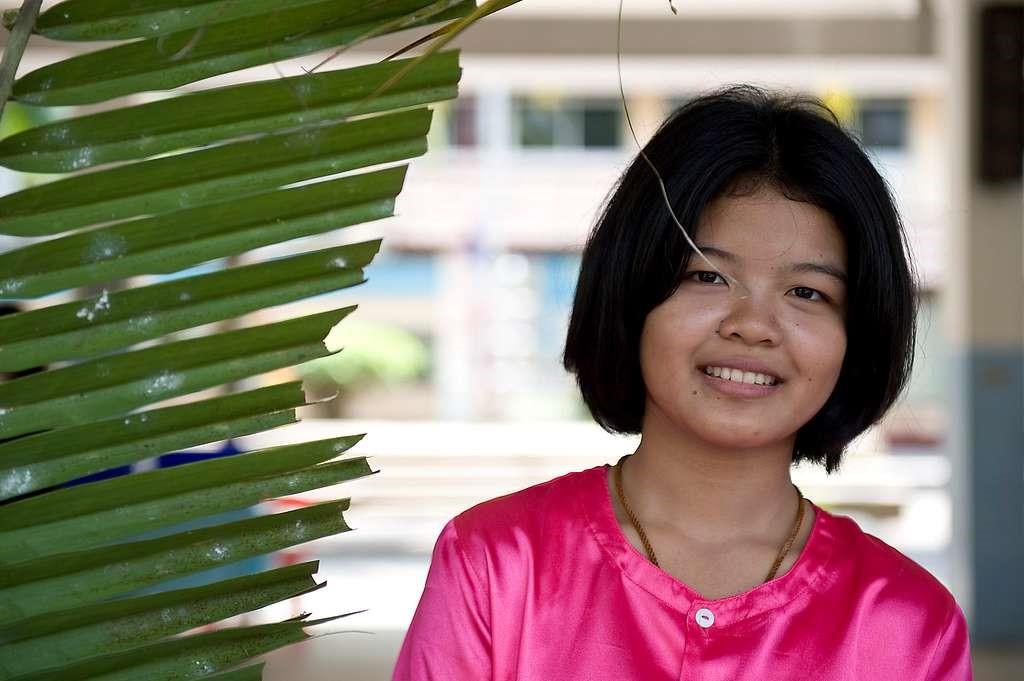
#> input picture backend/artwork_api/media/a-student-poses-for-a-photo-during-a-visit-with-exercise-71f593-1024.jpg, 1024 x 681 px, found by its file name
$ python thumbnail_processors.py
#> lines starting #> are read from the running program, lines starting #| are printed output that depends on the picture
from easy_thumbnails.processors import scale_and_crop
from PIL import Image, ImageDraw
import numpy as np
import cv2
import math
import matplotlib.pyplot as plt

def entropy1d(array):
    if array.size <= 1:
        return 0
    _,counts = np.unique(array, return_counts=True)
    probs = counts/array.size
    ent = 0.0
    for x in probs:
        ent -= x * math.log(x, 2)
    return ent

def image_entropy(image, neighbor_size):
    greyIm = np.array(image.convert('L'))
    S = greyIm.shape
    E = np.empty(S)
    for row in range(S[0]):
        for col in range(S[1]):
            Lx = max(0, col-neighbor_size)
            Ux = min(S[1], col+neighbor_size)
            Ly = max(0, row-neighbor_size)
            Uy = min(S[0], row+neighbor_size)
            region=greyIm[Ly:Uy,Lx:Ux]
            region=region.reshape(region.size)
            E[row,col]=entropy1d(region)
    return E

def detect_face(image):
    greyIm = np.array(image.convert('L'))
    face_cascade = cv2.CascadeClassifier("haarcascade_frontalface_default.xml")
    faces = face_cascade.detectMultiScale(greyIm, 1.3, 7)
    return faces

def face_scale_and_crop(image, size, **kwargs):
    sw,sh = image.size[0],image.size[1]
    tw,th = size[0],size[1]

    if sw*th//sh < tw:
        nw,nh = tw,sh*tw//sw
        direction = 'v'
    else:
        nw,nh = sw*th//sh,th
        direction = 'h'

    faces = detect_face(image)
    rx, ry = nw/sw, nh/sh
    faces = [(int(x*rx),int(y*ry),int(w*rx),int(h*ry)) for (x,y,w,h) in faces]
    #faces = []

    image = image.resize((nw,nh))

    entropyMap = image_entropy(image, 5)
    maxEntropyValue = np.max(entropyMap)
    Image.fromarray((entropyMap/maxEntropyValue*255).astype(np.uint8)).save("entropy.png")

    for (x,y,w,h) in faces:
        entropyMap[y:y+h,x:x+w] = maxEntropyValue*2
        for ix in range(1,w+1):
            if x-ix >= 0:
                entropyMap[y:y+h,x-ix] = maxEntropyValue*(2-ix/w)
            if x+w-1+ix < nw:
                entropyMap[y:y+h,x+w-1+ix] = maxEntropyValue*(2-ix/w)
        for iy in range(1,h+1):
            if y-iy >= 0:
                entropyMap[y-iy,x:x+w] = maxEntropyValue*(2-iy/h)
            if y+h-1+iy < nh:
                entropyMap[y+h-1+iy,x:x+w] = maxEntropyValue*(2-iy/h)

    maxEntropyValue = np.max(entropyMap)
    Image.fromarray((entropyMap/maxEntropyValue*255).astype(np.uint8)).save("entropy_with_face.png")

    #for (x,y,w,h) in faces:
    #    draw = ImageDraw.Draw(image)
    #    draw.rectangle(((x,y),(x+w,y+h)), outline="red", width=1)

    if direction == 'h':
        best_offset = 0
        max_crop_entropy = float('-inf')
        sum_array = np.sum(entropyMap, axis=0)
        for offset in range(nw-tw+1):
            if offset==0:
                crop_entropy = np.sum(sum_array[:tw])
            else:
                crop_entropy = crop_entropy - sum_array[offset-1] + sum_array[offset+tw-1]

            penalty = 0
            for (x,y,w,h) in faces:
                if ((x<offset and x+w>offset) or
                    (x<offset+tw and x+w>offset+tw)):
                    penalty += (4*maxEntropyValue*w*h)

            if crop_entropy-penalty > max_crop_entropy:
                max_crop_entropy = crop_entropy-penalty
                best_offset = offset
        return image.crop((best_offset, 0, best_offset+tw, th))
    else:
        best_offset = 0
        max_crop_entropy = float('-inf')
        sum_array = np.sum(entropyMap, axis=1)
        for offset in range(nh-th+1):
            if offset==0:
                crop_entropy = np.sum(sum_array[:th])
            else:
                crop_entropy = crop_entropy - sum_array[offset-1] + sum_array[offset+th-1]

            penalty = 0
            for (x,y,w,h) in faces:
                if ((y<offset and y+h>offset) or
                    (y<offset+th and y+h>offset+th)):
                    penalty += (4*maxEntropyValue*w*h)

            if crop_entropy-penalty > max_crop_entropy:
                max_crop_entropy = crop_entropy-penalty
                best_offset = offset
        return image.crop((0, best_offset, tw, best_offset+th))


if __name__ == "__main__":
    image = Image.open('backend/artwork_api/media/a-student-poses-for-a-photo-during-a-visit-with-exercise-71f593-1024.jpg')
#> image is the input picture: PIL image 1024x681 RGB; mean R, G, B 131.9, 115.4, 103.3

    faces = detect_face(image)
#> in detect_face, `greyIm = np.array(image.convert('L'))`:
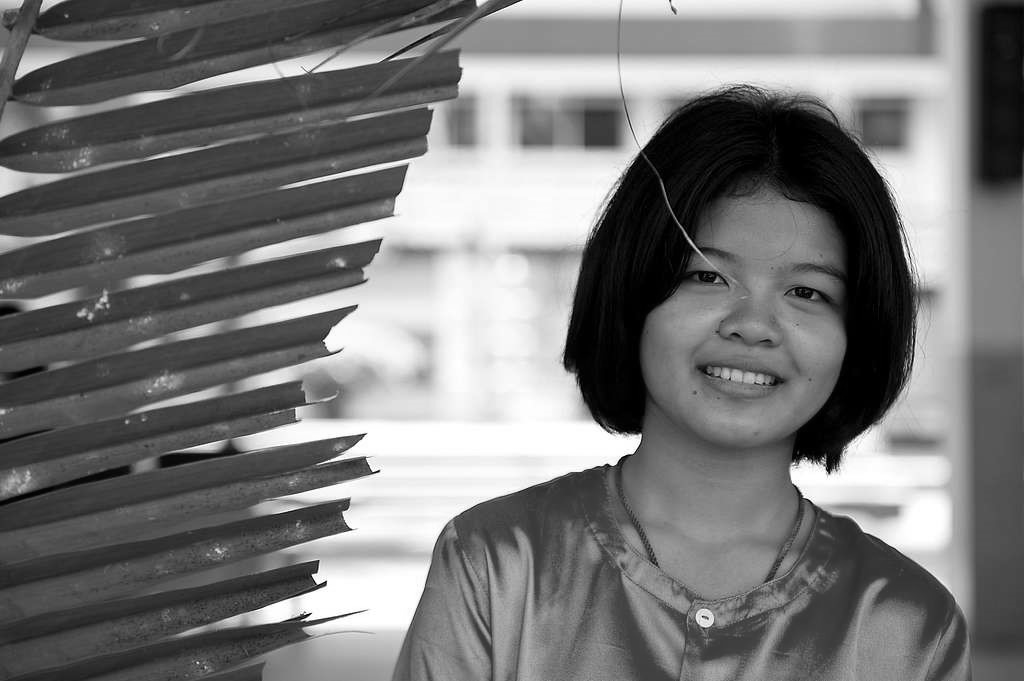
#> greyIm: shape (681, 1024); min 0, max 255, mean 119
#> in detect_face, `faces = face_cascade.detectMultiScale(greyIm, 1.3, 7)`: faces = [[641, 193, 237, 237]]
#> faces = [[641, 193, 237, 237]]
    face_image = image.copy()
    for (x,y,w,h) in faces:
        draw = ImageDraw.Draw(face_image)
        draw.rectangle(((x,y),(x+w,y+h)), outline="red", width=5)
#> this loop made 1 pass

    cropped_image = face_scale_and_crop(image, (200,200))
#> in face_scale_and_crop, `faces = [(int(x*rx),int(y*ry),int(w*rx),int(h*ry)) for (x,y,w,h) in fa..`: faces = [(187, 56, 69, 69)]
#> in face_scale_and_crop, `image = image.resize((nw,nh))`:
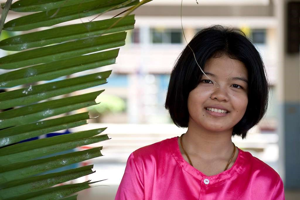
#> image: PIL image 300x200 RGB; mean R, G, B 131.9, 115.4, 103.3
#> in image_entropy, `greyIm = np.array(image.convert('L'))`:
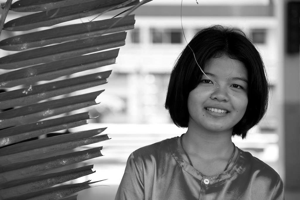
#> greyIm: shape (200, 300); min 0, max 255, mean 119
#> after the loop in image_entropy, `for row in range(S[0]):`:
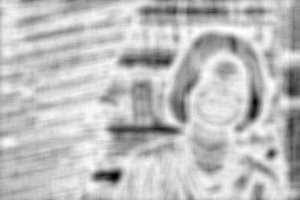
#> E: shape (200, 300) float64; min 0.286, max 6.31, mean 4.8; drawn with min black and max white
#> the loop in face_scale_and_crop, `for (x,y,w,h) in faces:` made 1 pass
#> after the loop in face_scale_and_crop, `for (x,y,w,h) in faces:`:
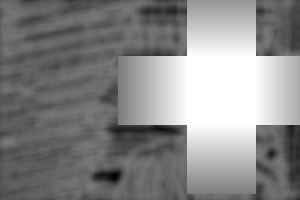
#> entropyMap: shape (200, 300) float64; min 0.286, max 12.62, mean 6.83; drawn with min black and max white
#> in face_scale_and_crop, `return image.crop((best_offset, 0, best_offset+tw, th))`:
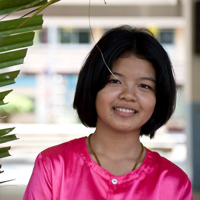
#> returned value: PIL image 200x200 RGB; mean R, G, B 160.5, 126.8, 129.3

    entropy_image = Image.open('entropy.png')
    entropy_with_face_image = Image.open('entropy_with_face.png')

    image.thumbnail((300,200))
    face_image.thumbnail((300,200))
#> face_image: PIL image 300x200 RGB
    entropy_image.thumbnail((300,200))
    entropy_with_face_image.thumbnail((300,200))

    plt.subplot(3,2,1)
    plt.imshow(image)
    plt.subplot(3,2,2)
    plt.imshow(face_image)
    plt.subplot(3,2,3)
    plt.imshow(entropy_image, cmap='gray')
    plt.subplot(3,2,4)
    plt.imshow(entropy_with_face_image, cmap='gray')
    plt.subplot(3,2,5)
    plt.imshow(cropped_image)
    plt.show()

$ run again, with backend/artwork_api/media/17_Jan18-037-Edit.jpg copied over backend/artwork_api/media/a-student-poses-for-a-photo-during-a-visit-with-exercise-71f593-1024.jpg
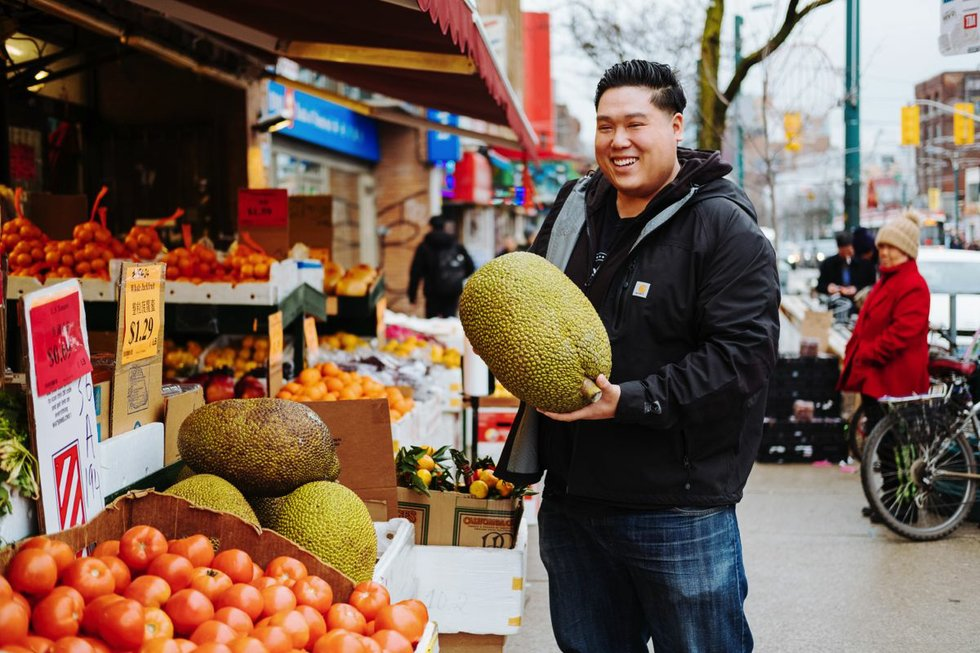
#> input picture backend/artwork_api/media/17_Jan18-037-Edit.jpg, 980 x 653 px, found by its file name
#> image is the input picture: PIL image 980x653 RGB; mean R, G, B 121.9, 97.1, 83.3
#> in detect_face, `faces = face_cascade.detectMultiScale(greyIm, 1.3, 7)`: faces = [[581, 91, 87, 87]]
#> the loop `for (x,y,w,h) in faces:` made 1 pass
#> in face_scale_and_crop, `faces = [(int(x*rx),int(y*ry),int(w*rx),int(h*ry)) for (x,y,w,h) in fa..`: faces = [(177, 27, 26, 26)]
#> image: PIL image 300x200 RGB
#> after the loop in image_entropy, `for row in range(S[0]):`:
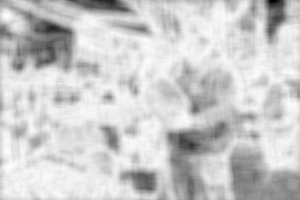
#> E: shape (200, 300) float64; min 0, max 6.39, mean 5.1; drawn with min black and max white
#> the loop in face_scale_and_crop, `for (x,y,w,h) in faces:` made 1 pass
#> in face_scale_and_crop, `return image.crop((best_offset, 0, best_offset+tw, th))`:
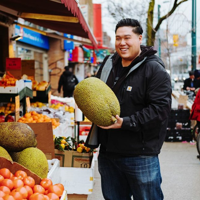
#> returned value: PIL image 200x200 RGB; mean R, G, B 119.8, 101.9, 88.8

$ run again, with backend/artwork_api/media/BingImageOfTheDay_20220912.jpg copied over backend/artwork_api/media/a-student-poses-for-a-photo-during-a-visit-with-exercise-71f593-1024.jpg
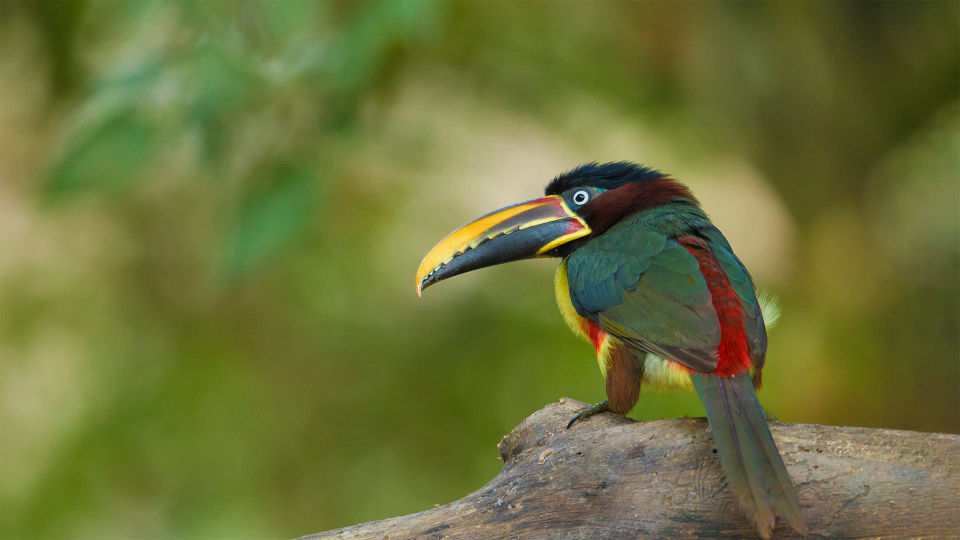
#> input picture backend/artwork_api/media/BingImageOfTheDay_20220912.jpg, 1920 x 1080 px, found by its file name (shown at 1/2 size)
#> image is the input picture: PIL image 1920x1080 RGB; mean R, G, B 107.7, 113.9, 57.2
#> in detect_face, `greyIm = np.array(image.convert('L'))`:
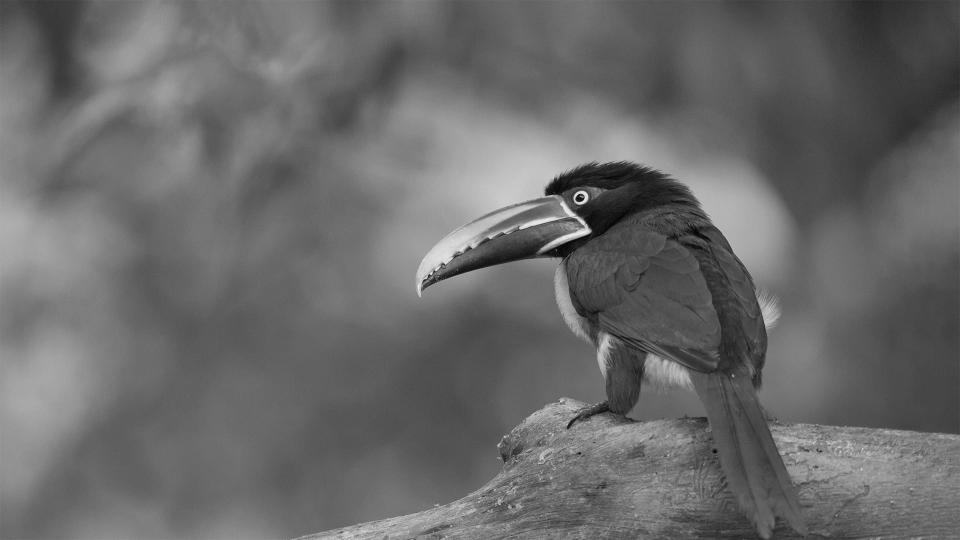
#> greyIm: shape (1080, 1920) (shown at 1/2 size); min 1, max 253, mean 105.6
#> in detect_face, `faces = face_cascade.detectMultiScale(greyIm, 1.3, 7)`: faces = ()
#> in face_scale_and_crop, `faces = [(int(x*rx),int(y*ry),int(w*rx),int(h*ry)) for (x,y,w,h) in fa..`: faces = []
#> in face_scale_and_crop, `return image.crop((best_offset, 0, best_offset+tw, th))`:
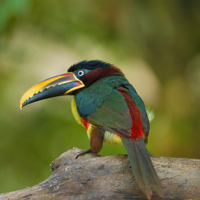
#> returned value: PIL image 200x200 RGB; mean R, G, B 107.4, 108.6, 58.6
